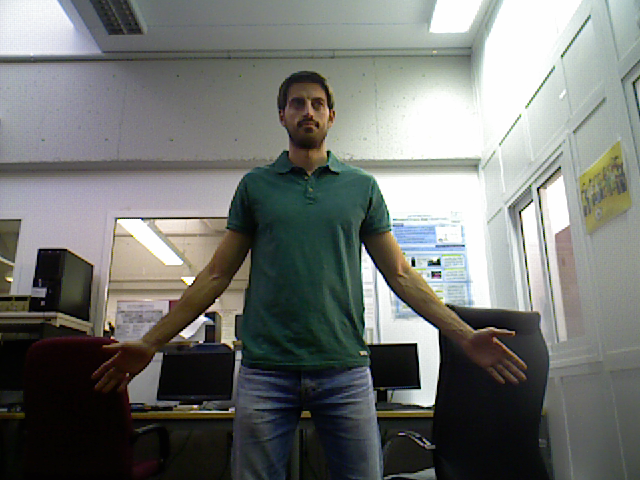
#> input picture Chapter 08. Image Formation/images/person_rgb.png, 640 x 480 px
$ jupyter execute '8.3 The Pinhole model.ipynb'   (shell and % lines are left out)
#> lines starting #> are read from the running program, lines starting #| are printed output that depends on the picture; long printed decimals are rounded
# 8.3 The Pinhole model

In notebook 8.1, it was said that **image formation** is the process of projecting the elements appearing in a **3D scene** (objects, surfaces, landscapes, etc.) on the **2D image plane**. Such 3D scene could be:

- the real world captured by a camera,
- a videogame engine transforming the 3D virtual enviroment to images simulating the player point of view,
- and so on.$\\[5pt]$

$\\[5pt]$

Now that we know how **homogenous coordinates**, **2D homographies** and **translation + rotation transformations in 3D spaces** work, it's the moment to learn how an image formation model works.

In this notebook we will study:

- the **Pinhole model**
- the **camera model**

## Problem context - RGB-D images

RGB-depth (RGB-D) images are 4-bands images, where the last band contains  the information about the distance of the pixels to the camera.$\\[10pt]$

$\\[5pt]$

These images have been used by [Microsoft's Kinect](https://en.wikipedia.org/wiki/Kinect) for segmentate the people using it from the background of the image.

RGB-D images actually form a 3D map and they are a **good example for learning how image formation models work**, this is because we can turn images to 3D maps (using the depth) and the other way around (3D scene to 2D image plane).

[cell 1]
import numpy as np
import cv2
import matplotlib.pyplot as plt
import matplotlib
from mpl_toolkits.mplot3d import Axes3D
images_path = './images/'
matplotlib.rcParams['figure.figsize'] = (15.0, 15.0)

import sys
sys.path.append("..")
from utils.plot3DScene import plot3DScene

Until now, you used homogenous coordinates for homography. An interesting property of homogenous coordinates is that the **homogeneus coordinates of a point in the plane ($\mathbb{R}^2$) transform to a line passing through the origin in a reference frame parallel to tlhe image plane**:$\\[10pt]$

$\\[5pt]$

The projective plane, called $\mathbb{P}^2$, is the set of 3-tuples of real numbers, such that $\begin{bmatrix}x_1 \\ x_2 \\ 1\end{bmatrix} \equiv k \begin{bmatrix}x_1 \\ x_2 \\ 1\end{bmatrix}, \ k \ne 0$.

- A point in $\mathbb{P}^2$ (3-tuple) is represented in ($\mathbb{R}^3$) as a line passing through the origin
- $k$ is the component (depth): indicates a specific point along the line


### The pinhole model

In the Pinhole model we want to project the 3D world (set of $\begin{bmatrix}X & Y & Z\end{bmatrix}^T$ points) in a plane called image plane. We have a camera placed at $C = \begin{bmatrix}0 & 0 & 0\end{bmatrix}^T$ in the world (center of the coordinate system). This camera have a fixed property $f$ called focal length, which is where the camera sensor is placed in the interior of the camera. The camera sensor is the plane where the images of the real world are projected:

$\\[5pt]$

To operate with this image formation model, we need to know how to project a world point to the image plane and the other way around. For this, we are going to use the property  of homogenous coordinated mentioned above.

**From 2D to 3D**

Given a point $\begin{bmatrix}x & y\end{bmatrix}^T \in \mathbb{R}^2$ in the image, its **projection line** in the camera plane is very simple to compute:

Projection line through $\begin{bmatrix}x & y & f\end{bmatrix}^T \in \mathbb{R}^3$ (we add third component $f$ because image plane is placed at $f$ in $z$-axis):$\\[5pt]$

$$k \begin{bmatrix}x \\ y \\ f \end{bmatrix} \in \mathbb{P}^2$$

*Remember that $k$ indicates a specific 3D point along the projection line.*

If we set $k=2$ we have the point:$\\[5pt]$

$$ \begin{bmatrix}2x \\ 2y \\ 2f \end{bmatrix} \in \mathbb{R}^3 \\[5pt]$$

Note that $k$ does not correspond directly to the third component of the 3D point. We can fix this dividing by the focal length:$\\[5pt]$

$$k' \begin{bmatrix} x \ / \ f  \\ y \ / \ f \\ 1 \end{bmatrix} \in \mathbb{P}^2 \\[5pt]$$

Now $k'$ indicates the depth of the 3D point, if we know that the depth of a pixel is 5, we only have to set $k'=5$.$\\[10pt]$

**From 3D to 2D**$\\[5pt]$

Given any 3D point $M = \begin{bmatrix}X & Y & Z \end{bmatrix}^T \in \mathbb{R}^3$, we know that it have a projected point in the image plane $m = \begin{bmatrix}x & y \end{bmatrix}^T \in \mathbb{R}^2$.

As seen before, the 3D point in the projection line of $m$ with depth $Z$ is:$\\[5pt]$

$$Z \begin{bmatrix} x \ / \ f  \\ y \ / \ f \\ 1 \end{bmatrix} = \begin{bmatrix} Zx \ / \ f  \\ Zy \ / \ f \\ Z \end{bmatrix} \in \mathbb{R}^3 \\[5pt]$$

In that way:$\\[5pt]$

$$M = \begin{bmatrix}X \\ Y \\ Z \end{bmatrix} =  \begin{bmatrix} Zx \ / \ f  \\ Zy \ / \ f \\ Z \end{bmatrix} \longrightarrow \begin{eqnarray} X = \frac{Zx}{f}\ \rightarrow \ x = \frac{fX}{Z} \\[3pt] Y = \frac{Zy}{f} \ \rightarrow \ y = \frac{fY}{Z} \end{eqnarray} \\[5pt]$$

Finally, we can conclude that:$\\[10pt]$
$\\[5pt]$

*Note that this transformation is not linear, but* **becomes linear if we use homogenous coordinates**:$\\[5pt]$

$$\begin{bmatrix} f & 0 & 0 & 0 \\ 0 & f & 0 & 0 \\ 0 & 0 & 1 & 0 \end{bmatrix}\begin{bmatrix} X \\ Y \\ Z \\ 1 \end{bmatrix} = \begin{bmatrix} fX \\ fY \\ Z\end{bmatrix} \xrightarrow{\text{homogenous to cartesian}} \begin{bmatrix} fX \ / \ Z \\ fY \ / \ Z \end{bmatrix} \\[5pt]$$

Usually, this transformation is decomposed as $Z \tilde{m} = K_f\underbrace{P_0\tilde{M}_C}_{Z\tilde{m}_1}:\\[5pt]$

$$Z \underbrace{\begin{bmatrix} x  \\ y \\ 1 \end{bmatrix}}_{\tilde{m}} = \underbrace{\begin{bmatrix} f & 0 & 0\\ 0 & f & 0  \\ 0 & 0 & 1\end{bmatrix}}_{K_f}\underbrace{\begin{bmatrix} 1 & 0 & 0 & 0\\ 0 & 1 & 0 & 0  \\ 0 & 0 & 1 & 0\end{bmatrix}}_{P_0 = [I|0]}\begin{bmatrix} X  \\ Y \\ Z \\ 1 \end{bmatrix}$$

$\\[5pt]$

**Your first task** is transforming the world points given in matrix `world` to coordinates in the image plane using a focal length of $2.5$. You should use to use **only** linear transformations.

[cell 2]
# World coordinates
world = np.array([[12,21,30,41,67,54,33,24,46,58],[21,26,34,23,42,67,76,54,42,37],[10,7,2,13,4,7,5,15,8,7]])

# Focal length
f=2.5

# Convert world coordinates to homogenous
h_world = np.append(world, np.ones((1,world.shape[1])), axis= 0)

# Define transformation matrices
K_f = np.array([[f,0,0],[0,f,0],[0,0,1]])
P_0 = np.array([[1,0,0,0],[0,1,0,0],[0,0,1,0]])

# Get homogenous sensor coordinates
h_sensor = K_f @ P_0 @ h_world

# Transform to cartesian
sensor = h_sensor[:2,:] / h_sensor[2,:]

print(sensor.round(3))

You can **test if results are correct**:

<font color='blue'>**Expected output:**  </font>

    [[ 3.     7.5    37.5  7.885  41.875  19.286  16.5  4.  14.375   20.714]
     [ 5.25   9.286  42.   4.423  26.25   23.929  38.   9.  13.125   13.214]]

### The camera model

Pinhole model is not useful at all, this is because

- the camera frame point $m$ is known in the sensor, but they are needed in image pixels (not in meters).
- usually, the camera is not the center of the coordinate system.

This is where we define the **camera model**, which include some linear transformations for solving this problem.$\\[10pt]$

$\\[5pt]$

**From world frame to camera frame**: R, t (3D $\rightarrow$ 3D)

In this transformation, we are going to **transform a 3D world frame** (where the center of the coordinate system is a fixed point in the world), **to the camera frame** (where the camera is the center of the coordinate system).

As said before, the camera shouldn't be the world center. This is because the camera moves through the world, or even there is more than one camera.$\\[10pt]$

$\\[5pt]$

In notebook 8.1, we learned how to apply a rotation + translation to a 3D set of points:$\\[5pt]$

$$M_C = RM_W + t \ \xrightarrow{\text{In homogenous}} \ \tilde{M}_C = D \tilde{M}_W$$

If we add this transformation to the Pinhole model, the new **Perspective Projection equation**:

$$\lambda \tilde{m} = K_f P_0 \tilde{M}_C = K_f P_0 D \tilde{M}_W$$

**From sensor image to computer image:** 2D $\rightarrow$ 2D

We obtain coordinates on the sensor (units in *meters*) when Pinhole model is applied, but this is not the final step. What we need is the **image matrix coordinates (units: *row, column*)**, which are the units we use in the computer.$\\[10pt]$

$\\[5pt]$

As you can see, both images are related by an **affine** transormation (2D homography, *notebook 8.2*). As we know, affine transformations allow **rotation + translation + scale** (different for each axis). In this case we don't need any rotation, but axes scale:

$$m' = Am + b = \begin{bmatrix}k_x & 0 \\ 0 & k_y\end{bmatrix}\underbrace{\begin{bmatrix} x \\ y \end{bmatrix}}_{\text{meter}} + \underbrace{\begin{bmatrix} x'_0 \\ y'_0 \end{bmatrix}}_{\text{pixels}} \xrightarrow{\text{In homogenous}} \begin{bmatrix} x' \\ y'\\ 1 \end{bmatrix} = \begin{bmatrix} k_x & 0 & x'_0  \\ 0 & k_y & y'_0 \\ 0 & 0 & 1 \end{bmatrix} \begin{bmatrix} x \\ y\\ 1 \end{bmatrix} \qquad \bf{\tilde{m}' = K_s \tilde{m}}$$

Where $x'_0$ and $y'_0$ are the columns and rows from the center o pixel to the bottom left pixel of the image. Also, $s_y $ and $s_x$ are scale factors, both intrinsic to the camera.

Typically, the image matrix has the coordinate system at the left-top corner $\rightarrow$ another 2D homography (euclidean transformation) is required:$\\[10pt]$

$\\[5pt]$

$$\begin{bmatrix} u \\ v \\ 1 \end{bmatrix} =  \begin{bmatrix} cos(\theta) & -sin(\theta) & t_x \\ sin(\theta) & cos(\theta) & t_y \\ 0 & 0 & 1 \end{bmatrix}\begin{bmatrix}x' \\ y' \\ 1 \end{bmatrix} \xrightarrow[\theta = 90º]{t = [M \ 0]^T} \begin{bmatrix} 0 & -1 & M \\ 1 & 0 & 0 \\ 0 & 0 & 1 \end{bmatrix}\underbrace{\begin{bmatrix}x' \\ y' \\ 1 \end{bmatrix}}_{\text{pixels}} = \underbrace{\begin{bmatrix}M - y' \\ x' \\ 1 \end{bmatrix}}_{\text{pixels}}$$

Where $M = y'_0 + u_0$ is the number of rows of the image.

For reducing the computation time and save code, we can merge both transformations:$\\[10pt]$

$\\[5pt]$

$$\begin{bmatrix} u \\ v \\ 1 \end{bmatrix} = \underbrace{\begin{bmatrix} 0 & -1 & M \\ 1 & 0 & 0 \\ 0 & 0 & 1 \end{bmatrix}}_{H_1} \underbrace{\begin{bmatrix} k_x & 0 & x'_0 \\ 0 & k_y & y'_0 \\ 0 & 0 & 1 \end{bmatrix}}_{H_2}\begin{bmatrix} x \\ y \\ 1 \end{bmatrix} = \begin{bmatrix} 0 & -k_y & M-y'_0 \\ k_x & 0 & x'_0 \\ 0 & 0 & 1 \end{bmatrix}\begin{bmatrix} x \\ y \\ 1 \end{bmatrix} \xrightarrow[M = y'_0 + u_0]{x'_0 = v_0} \begin{bmatrix} 0 & -k_y & u_0 \\ k_x & 0 & v_0 \\ 0 & 0 & 1 \end{bmatrix}\begin{bmatrix} x \\ y \\ 1 \end{bmatrix} = \begin{bmatrix} -k_yy + u_0 \\ k_xx + v_0 \\ 1 \end{bmatrix}$$

Remember that $k_x, k_y, x'_0$ and $y'_0$ are intrinsic values of the camera, this means that are always constant (for the same camera).

**What to do?** Transform the sensor coordinates (meters) obtained in previous exersise to image coordinates (pixels). For this, you will need the intrinsic parameters of the camera (we will learn to calcule them in next notebook). Anyway, for this example you can use:

$
k_x = 2, \
k_y = 3, \
x_0 = 300, \
y_0 = 200, \
M = 500, \
$

[cell 3]
# Define intrinsic parameters
kx = 2
ky = 3
x0 = 300
y0 = 200
M = 500

# Transformation matrix
H = np.array([[0, -ky, M-y0],[kx, 0, x0],[0, 0, 1]])

# Transform sensor coordinates to image coordinates
h_image_pixels = H @ h_sensor

# Transform to cartesian
image_pixels = h_image_pixels[:2,:] / h_image_pixels[2,:]

print(image_pixels.astype(int))

You can **test if results are correct**:

<font color='blue'>**Expected output:**  </font>

    [[284 272 172 286 221 228 186 273 260 260]
     [306 315 375 315 383 338 333 308 328 341]]

**Perspective matrix: General form**

Let's see how the final transformation would be **from 3D world frame to computer image** (with coordinate system at bottom left corner):

$$\lambda \begin{bmatrix} x' \\ y'\\ 1 \end{bmatrix} = \underbrace{\begin{bmatrix} k_x & 0 & x'_0  \\ 0 & k_y & y'_0 \\ 0 & 0 & 1 \end{bmatrix}}_{\text{from sensor to image}}\underbrace{\begin{bmatrix} f & 0 & 0  \\ 0 & f & 0 \\ 0 & 0 & 1 \end{bmatrix}\begin{bmatrix} 1 & 0 & 0 & 0  \\ 0 & 1 & 0 & 0 \\ 0 & 0 & 1 & 0 \end{bmatrix}}_{\text{from camera frame to sensor}}\underbrace{\begin{bmatrix} \bf{R} & \bf{t}  \\ \bf{0^T_3} & 1 \end{bmatrix}}_{\text{from world to camera frame}} \begin{bmatrix} X_W \\ Y_W\\ Z_W \\ 1 \end{bmatrix}$$

Again, we can merge some transformations:

$$\lambda \begin{bmatrix} x' \\ y'\\ 1 \end{bmatrix} = \begin{bmatrix} f k_x & 0 & x'_0  \\ 0 & f k_y & y'_0 \\ 0 & 0 & 1 \end{bmatrix} \begin{bmatrix} \bf{R} & \bf{t}\end{bmatrix} \begin{bmatrix} X_W \\ Y_W\\ Z_W \\ 1 \end{bmatrix} \qquad \bf{\lambda \tilde{m}' = K \left[ R\ t \right] \tilde{M}_W}$$

Where
- $\bf{R}$ and $\bf{t}$ are extrinsic values (depend on the camera position)
- $f$, $\ k_x$, $\ k_y$, $\ x'_0$ and $y'_0$ are intrinsic (constant) values that depends on the camera that is being used.

The full camera model in action:$\\[10pt]$

$\\[5pt]$

**For a visual explanation of this model, you can check** [this interactive application](http://ksimek.github.io/2012/08/22/extrinsic/).

### Exercise: RGB-D  image

We are going to apply the Pinhole camera model to draw a 3D map from a RGB-D image. For this, we need to transform a 2D point in the RGB image to a 3D point in the world frame.

**What to do?** First of all, let's show the RGB-D image, that is composed by `person_rgb.png` and `person_depth.png`.

[cell 4]
# Read images
image = cv2.imread(images_path + "person_rgb.png",-1)
#> image is the input picture: shape (480, 640, 3); mean B, G, R 113.7, 117, 114.3
image = cv2.cvtColor(image,cv2.COLOR_BGR2RGB)
depth = cv2.imread(images_path + "person_depth.png",0)
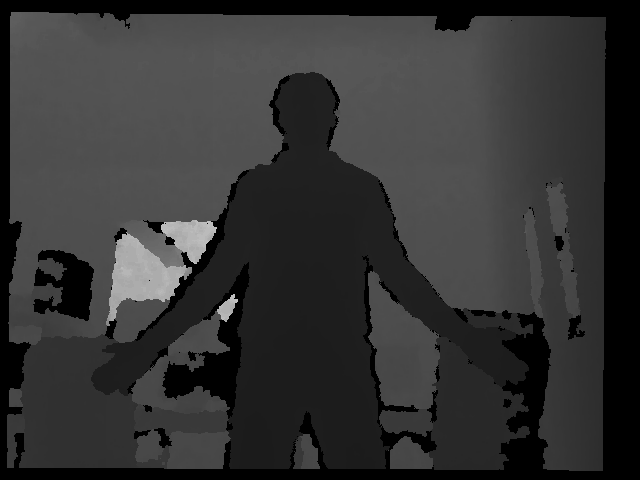
#> input picture Chapter 08. Image Formation/images/person_depth.png, 640 x 480 px
#> depth is the input picture: shape (480, 640); min 0, max 192, mean 51.1

# Show RGB
plt.subplot(121)
plt.title("RGB")
plt.imshow(image)

# Show depth
plt.subplot(122)
plt.title("Depth")
plt.imshow(depth, cmap="gray")
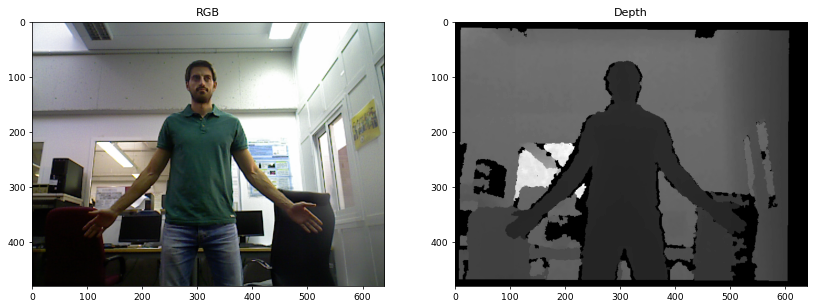
#> figure drawn by matplotlib, 2 panels

As we have the actual depth of the points, the only thing to do is getting the projection lines of the points.

First, we need to transform the points in image coordinates to sensor coordinates. For this, we reverse the sensor to image method seen previously, either using a right pseudoinverse or **isolating the variables**.

We know that *(guessing that axis scale is 1)*:

$$\bf{2D \rightarrow 2D} \qquad \underbrace{\begin{bmatrix} x' \\ y'\\ 1 \end{bmatrix}}_{\text{pixels}} = \begin{bmatrix} f & 0 & x_0  \\ 0 & f & y_0 \\ 0 & 0 & 1 \end{bmatrix} \underbrace{\begin{bmatrix} x \\ y\\ 1 \end{bmatrix}}_{\text{meters}}$$

If we isolate $x$ and $y$, we get the coordinates in the sensor:

$$\begin{eqnarray} x = \frac{x'-x_0}{f} \\[3pt] y = \frac{y-y_0}{f} \end{eqnarray}$$

Finally, we add the depth component $Z$, which it's avaiable in the depth image:

$$3D \rightarrow 2D \; \ \text{for} \; \ f=1 \quad \begin{bmatrix} X \\ Y\\ Z \end{bmatrix} = Z \begin{bmatrix} x \\ y\\ 1 \end{bmatrix}$$

**What to do?** Get the 3D camera frame coordinates (size $3\times n\_points$) from the image `person_rgb.png`, using the intrinsic parameters:

$
f = 525, \
k_x = 1, \
k_y = 1, \
x_0 = 319.5, \
y_0 = 239.5 \
$

*Note that python indexing starts in the top-left corner, you will have to adapt the transformation before applying the formula above.*

[cell 5]
# Read images
image = cv2.imread(images_path + "person_rgb.png",-1)
image = cv2.cvtColor(image,cv2.COLOR_BGR2RGB)
depth = cv2.imread(images_path + "person_depth.png",0)

# Import intrinsic parameters
f = 525
x0 = 319.5
y0 = 239.5

# Matrix for storing sensor coordinates
sensor = np.zeros((2,image.shape[0]*image.shape[1]))

# Get sensor coordinates
point = 0
for y in range(image.shape[0]):
    for x in range(image.shape[1]):
        # Adapt coordinates to python indexing
        new_x = x
        new_y = image.shape[0] - y

        # Transform to sensor coordinates
        sensor[0,point] = (new_x - x0) / f
        sensor[1,point] = (new_y - x0) / f
        point += 1
#> after the loop, point = 307200

# Convert coordinates to homogenous
h_sensor = np.append(sensor, np.ones((1,sensor.shape[1])), axis= 0)

# Add depth
depth = depth.reshape(image.shape[0]*image.shape[1])
map_3d = h_sensor * depth

print(map_3d[:,100060:100063])
#| [[-15.351 -15.197 -15.043]
#|  [  0.6943   0.6943   0.6943]
#|  [ 81.          81.          81.        ]]

You can **test if results are correct** (Positions of camera frame for points nº 100060, 100061 and 100062):

<font color='blue'>**Expected output:**  </font>

    [[-15.35142857 -15.19714286 -15.04285714]
     [  0.69428571   0.69428571   0.69428571]
     [ 81.          81.          81.        ]]

Here comes the fun part! We have developed a 3D scatter plot for this exercise, it shows a 3D maps of a RGB-D image using the points we calculed.

**What to do?** Call the method `plot3DScene` that takes as input the 3D coordinates of the points and the original RGB image (for the colors).

[cell 6]
plot3DScene(map_3d,image)
#> (this line was passed over: utils is not available in this run)

Finally, we are going to move the camera position and transform back the image to 2D. For this, you should use the full transformation from world frame to image:

$$\lambda \begin{bmatrix} x' \\ y'\\ 1 \end{bmatrix} = \begin{bmatrix} f  & 0 & x'_0  \\ 0 & f  & y'_0 \\ 0 & 0 & 1 \end{bmatrix} \begin{bmatrix} \bf{R} & \bf{t}\end{bmatrix} \begin{bmatrix} X_W \\ Y_W\\ Z_W \\ 1 \end{bmatrix} \qquad \bf{\lambda \tilde{m}' = K \left[ R\ t \right] \tilde{M}_W}$$

Note that if the image with the new perspective wants to be shown, it is necessary to choose the pixels that are closer to the camera position. This can be done using the depth band, e.g. show the pixels whose depth is lower.

**What to do?** Define a rotation + translation matrix, which represents a movement to the camera. Then, apply camera model to the previous computed 3D map, in order to reproduce an image showing what the camera would see from that position.

[cell 7]

# Define transformation matrices
T = np.array([[1,0,0,5],[0,1,0,5],[0,0,1,0]])
K = np.array([[f,0,x0],[0,f,y0],[0,0,1]])

# Transform map to homogenous
h_map3D = np.append(map_3d, np.ones((1,map_3d.shape[1])), axis= 0)

# Apply transformation
h_new_image = K @ T @ h_map3D

# Transform to cartesian
proj = np.divide(h_new_image[:2,:], h_new_image[2,:],where=h_new_image[2,:]!=0)
proj[np.isnan(proj)] = 0 # Fix division by 0
proj = proj.astype(int)

# Construct new image
new_image = np.zeros_like(image)
new_depth = np.full(depth.shape[0],np.inf)
image_vector = image.reshape(image.shape[0]*image.shape[1],3)

for p in range(proj.shape[1]):
        x,y = proj[:,p]
        y = image.shape[0]-y
        if (x>=0) and (x<image.shape[1]) and (y>=0) and (y<image.shape[0]): # Check if pixel is in bounds
            if (new_depth[p] > depth[p]) & (y > 0): # Check if pixel is closer than other in that position
                new_depth[p] = depth[p]
                new_image[y,x,:] = image_vector[p,:]
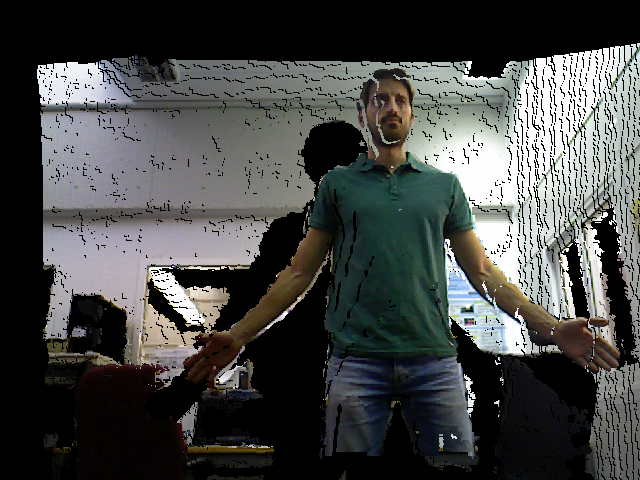
#> new_image: shape (480, 640, 3); mean R, G, B 70.4, 72.1, 70.6

# Show original image
fig, (ax1,ax2) =plt.subplots(1,2,figsize=(13, 13))
ax1.imshow(image)
ax2.imshow(new_image)
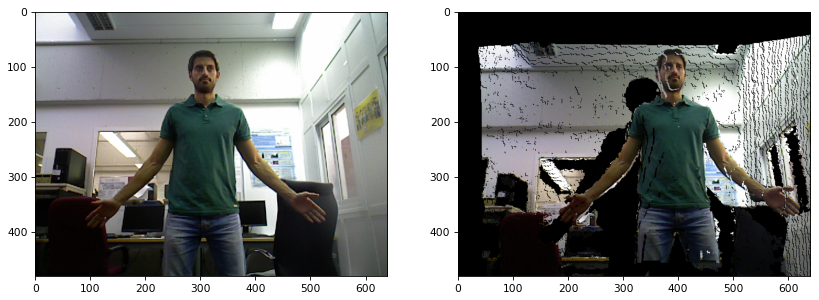
#> figure drawn by matplotlib, 2 panels
